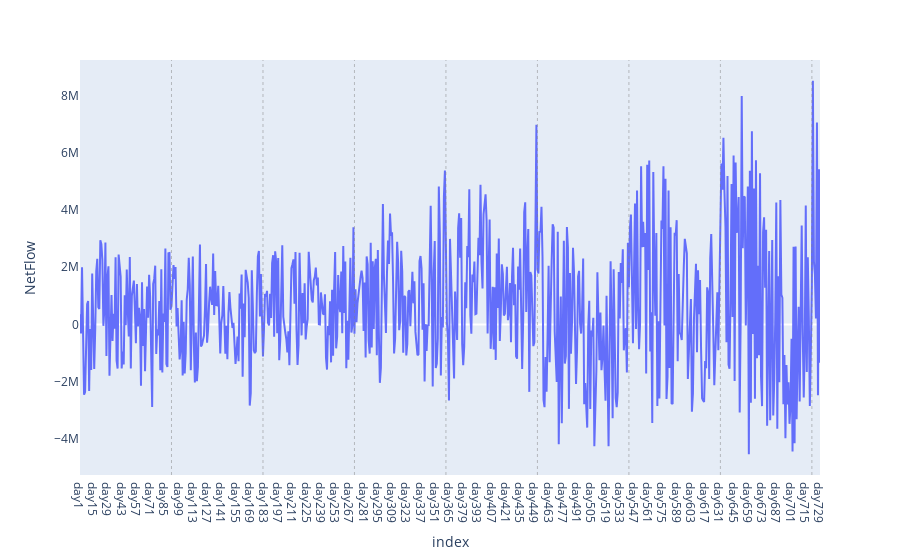
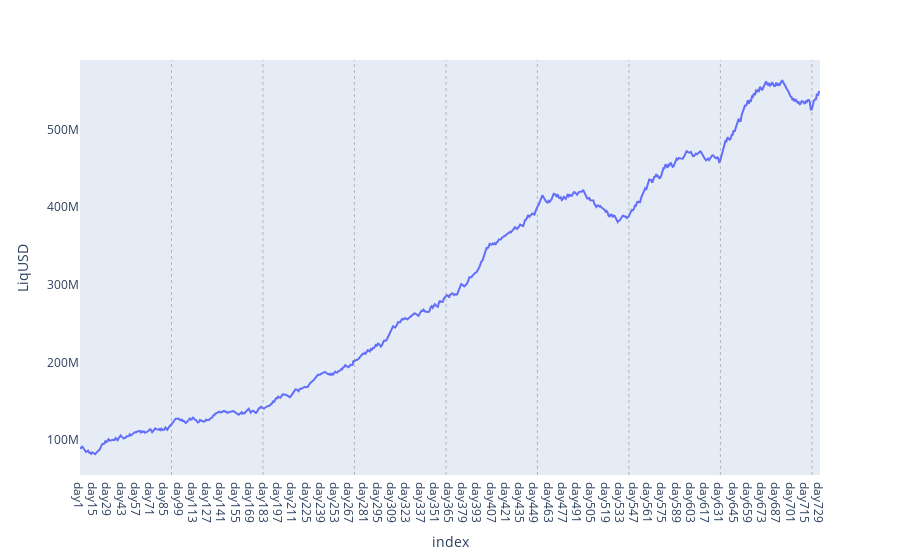
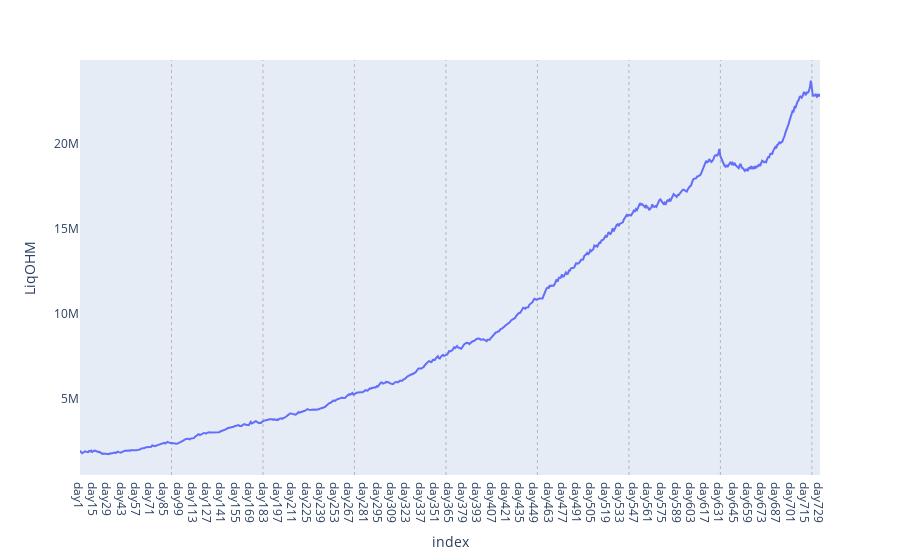
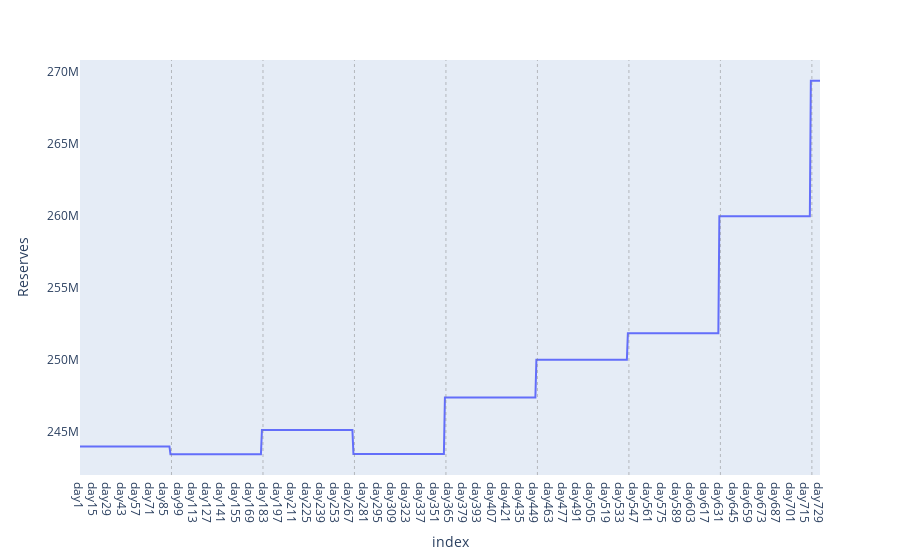

The cell these charts' notebook holds for them, in order:
### Markdown cell above
### __PLOT RESULTS__

### Code cell
#protocol variables
df = pd.DataFrame(columns = ['NetFlow', 'Price', 'Target', 'LiqUSD', 'LiqOHM', 'Reserves', 'ReservesIN', 'ReservesOUT', 'Treasury', 'Supply', 'MCap', 'FloatingSupply', 'FloatingMCap', 'LiqRatio']) 
for day, data in simulation.items():
    df.loc[day] = [data.net_flow, data.price, data.real_target, data.liq_usd, data.liq_ohm, data.reserves, data.reserves_in, data.reserves_out, data.treasury, data.supply, data.mcap, data.floating_supply, data.floating_mcap, data.liq_ratio]


for col in df.columns:
    if col not in ('Price', 'Target'):
        fig = df.plot(x=df.index, y=df[col])
        fig.layout.update(xaxis=dict(showgrid=False), yaxis=dict(showgrid=False))
        for i in range (params.short_cycle, params.horizon, params.short_cycle):
            fig.add_vline(x=i, line_width=0.5, line_dash="dot", line_color="grey")
        fig.show()

df[['Price','Target']].plot()

### Figure 1 — Plotly figure (JSON) as saved in the notebook; plotly's stock layout.template omitted (floating-point values rounded to 4 significant figures; data arrays with more than 128 entries replaced by an {"elided": "..."} marker saying what was removed)
{"data": [{"hovertemplate": "index=%{x}<br>NetFlow=%{y}<extra></extra>", "legendgroup": "", "line": {"color": "#636efa", "dash": "solid"}, "marker": {"symbol": "circle"}, "mode": "lines", "name": "", "orientation": "v", "showlegend": false, "type": "scatter", "x": {"elided": "729 str values"}, "xaxis": "x", "y": {"elided": "729 float values"}, "yaxis": "y"}], "layout": {"legend": {"tracegroupgap": 0}, "margin": {"t": 60}, "shapes": [{"line": {"color": "grey", "dash": "dot", "width": 0.5}, "type": "line", "x0": 90, "x1": 90, "xref": "x", "y0": 0, "y1": 1, "yref": "y domain"}, {"line": {"color": "grey", "dash": "dot", "width": 0.5}, "type": "line", "x0": 180, "x1": 180, "xref": "x", "y0": 0, "y1": 1, "yref": "y domain"}, {"line": {"color": "grey", "dash": "dot", "width": 0.5}, "type": "line", "x0": 270, "x1": 270, "xref": "x", "y0": 0, "y1": 1, "yref": "y domain"}, {"line": {"color": "grey", "dash": "dot", "width": 0.5}, "type": "line", "x0": 360, "x1": 360, "xref": "x", "y0": 0, "y1": 1, "yref": "y domain"}, {"line": {"color": "grey", "dash": "dot", "width": 0.5}, "type": "line", "x0": 450, "x1": 450, "xref": "x", "y0": 0, "y1": 1, "yref": "y domain"}, {"line": {"color": "grey", "dash": "dot", "width": 0.5}, "type": "line", "x0": 540, "x1": 540, "xref": "x", "y0": 0, "y1": 1, "yref": "y domain"}, {"line": {"color": "grey", "dash": "dot", "width": 0.5}, "type": "line", "x0": 630, "x1": 630, "xref": "x", "y0": 0, "y1": 1, "yref": "y domain"}, {"line": {"color": "grey", "dash": "dot", "width": 0.5}, "type": "line", "x0": 720, "x1": 720, "xref": "x", "y0": 0, "y1": 1, "yref": "y domain"}], "xaxis": {"anchor": "y", "domain": [0, 1], "showgrid": false, "title": {"text": "index"}}, "yaxis": {"anchor": "x", "domain": [0, 1], "showgrid": false, "title": {"text": "NetFlow"}}}}

### Figure 2 — Plotly figure (JSON) as saved in the notebook; plotly's stock layout.template omitted (floating-point values rounded to 4 significant figures; data arrays with more than 128 entries replaced by an {"elided": "..."} marker saying what was removed)
{"data": [{"hovertemplate": "index=%{x}<br>LiqUSD=%{y}<extra></extra>", "legendgroup": "", "line": {"color": "#636efa", "dash": "solid"}, "marker": {"symbol": "circle"}, "mode": "lines", "name": "", "orientation": "v", "showlegend": false, "type": "scatter", "x": {"elided": "729 str values"}, "xaxis": "x", "y": {"elided": "729 float values"}, "yaxis": "y"}], "layout": {"legend": {"tracegroupgap": 0}, "margin": {"t": 60}, "shapes": [{"line": {"color": "grey", "dash": "dot", "width": 0.5}, "type": "line", "x0": 90, "x1": 90, "xref": "x", "y0": 0, "y1": 1, "yref": "y domain"}, {"line": {"color": "grey", "dash": "dot", "width": 0.5}, "type": "line", "x0": 180, "x1": 180, "xref": "x", "y0": 0, "y1": 1, "yref": "y domain"}, {"line": {"color": "grey", "dash": "dot", "width": 0.5}, "type": "line", "x0": 270, "x1": 270, "xref": "x", "y0": 0, "y1": 1, "yref": "y domain"}, {"line": {"color": "grey", "dash": "dot", "width": 0.5}, "type": "line", "x0": 360, "x1": 360, "xref": "x", "y0": 0, "y1": 1, "yref": "y domain"}, {"line": {"color": "grey", "dash": "dot", "width": 0.5}, "type": "line", "x0": 450, "x1": 450, "xref": "x", "y0": 0, "y1": 1, "yref": "y domain"}, {"line": {"color": "grey", "dash": "dot", "width": 0.5}, "type": "line", "x0": 540, "x1": 540, "xref": "x", "y0": 0, "y1": 1, "yref": "y domain"}, {"line": {"color": "grey", "dash": "dot", "width": 0.5}, "type": "line", "x0": 630, "x1": 630, "xref": "x", "y0": 0, "y1": 1, "yref": "y domain"}, {"line": {"color": "grey", "dash": "dot", "width": 0.5}, "type": "line", "x0": 720, "x1": 720, "xref": "x", "y0": 0, "y1": 1, "yref": "y domain"}], "xaxis": {"anchor": "y", "domain": [0, 1], "showgrid": false, "title": {"text": "index"}}, "yaxis": {"anchor": "x", "domain": [0, 1], "showgrid": false, "title": {"text": "LiqUSD"}}}}

### Figure 3 — Plotly figure (JSON) as saved in the notebook; plotly's stock layout.template omitted (floating-point values rounded to 4 significant figures; data arrays with more than 128 entries replaced by an {"elided": "..."} marker saying what was removed)
{"data": [{"hovertemplate": "index=%{x}<br>LiqOHM=%{y}<extra></extra>", "legendgroup": "", "line": {"color": "#636efa", "dash": "solid"}, "marker": {"symbol": "circle"}, "mode": "lines", "name": "", "orientation": "v", "showlegend": false, "type": "scatter", "x": {"elided": "729 str values"}, "xaxis": "x", "y": {"elided": "729 float values"}, "yaxis": "y"}], "layout": {"legend": {"tracegroupgap": 0}, "margin": {"t": 60}, "shapes": [{"line": {"color": "grey", "dash": "dot", "width": 0.5}, "type": "line", "x0": 90, "x1": 90, "xref": "x", "y0": 0, "y1": 1, "yref": "y domain"}, {"line": {"color": "grey", "dash": "dot", "width": 0.5}, "type": "line", "x0": 180, "x1": 180, "xref": "x", "y0": 0, "y1": 1, "yref": "y domain"}, {"line": {"color": "grey", "dash": "dot", "width": 0.5}, "type": "line", "x0": 270, "x1": 270, "xref": "x", "y0": 0, "y1": 1, "yref": "y domain"}, {"line": {"color": "grey", "dash": "dot", "width": 0.5}, "type": "line", "x0": 360, "x1": 360, "xref": "x", "y0": 0, "y1": 1, "yref": "y domain"}, {"line": {"color": "grey", "dash": "dot", "width": 0.5}, "type": "line", "x0": 450, "x1": 450, "xref": "x", "y0": 0, "y1": 1, "yref": "y domain"}, {"line": {"color": "grey", "dash": "dot", "width": 0.5}, "type": "line", "x0": 540, "x1": 540, "xref": "x", "y0": 0, "y1": 1, "yref": "y domain"}, {"line": {"color": "grey", "dash": "dot", "width": 0.5}, "type": "line", "x0": 630, "x1": 630, "xref": "x", "y0": 0, "y1": 1, "yref": "y domain"}, {"line": {"color": "grey", "dash": "dot", "width": 0.5}, "type": "line", "x0": 720, "x1": 720, "xref": "x", "y0": 0, "y1": 1, "yref": "y domain"}], "xaxis": {"anchor": "y", "domain": [0, 1], "showgrid": false, "title": {"text": "index"}}, "yaxis": {"anchor": "x", "domain": [0, 1], "showgrid": false, "title": {"text": "LiqOHM"}}}}

### Figure 4 — Plotly figure (JSON) as saved in the notebook; plotly's stock layout.template omitted (floating-point values rounded to 4 significant figures; data arrays with more than 128 entries replaced by an {"elided": "..."} marker saying what was removed)
{"data": [{"hovertemplate": "index=%{x}<br>Reserves=%{y}<extra></extra>", "legendgroup": "", "line": {"color": "#636efa", "dash": "solid"}, "marker": {"symbol": "circle"}, "mode": "lines", "name": "", "orientation": "v", "showlegend": false, "type": "scatter", "x": {"elided": "729 str values"}, "xaxis": "x", "y": {"elided": "729 float values"}, "yaxis": "y"}], "layout": {"legend": {"tracegroupgap": 0}, "margin": {"t": 60}, "shapes": [{"line": {"color": "grey", "dash": "dot", "width": 0.5}, "type": "line", "x0": 90, "x1": 90, "xref": "x", "y0": 0, "y1": 1, "yref": "y domain"}, {"line": {"color": "grey", "dash": "dot", "width": 0.5}, "type": "line", "x0": 180, "x1": 180, "xref": "x", "y0": 0, "y1": 1, "yref": "y domain"}, {"line": {"color": "grey", "dash": "dot", "width": 0.5}, "type": "line", "x0": 270, "x1": 270, "xref": "x", "y0": 0, "y1": 1, "yref": "y domain"}, {"line": {"color": "grey", "dash": "dot", "width": 0.5}, "type": "line", "x0": 360, "x1": 360, "xref": "x", "y0": 0, "y1": 1, "yref": "y domain"}, {"line": {"color": "grey", "dash": "dot", "width": 0.5}, "type": "line", "x0": 450, "x1": 450, "xref": "x", "y0": 0, "y1": 1, "yref": "y domain"}, {"line": {"color": "grey", "dash": "dot", "width": 0.5}, "type": "line", "x0": 540, "x1": 540, "xref": "x", "y0": 0, "y1": 1, "yref": "y domain"}, {"line": {"color": "grey", "dash": "dot", "width": 0.5}, "type": "line", "x0": 630, "x1": 630, "xref": "x", "y0": 0, "y1": 1, "yref": "y domain"}, {"line": {"color": "grey", "dash": "dot", "width": 0.5}, "type": "line", "x0": 720, "x1": 720, "xref": "x", "y0": 0, "y1": 1, "yref": "y domain"}], "xaxis": {"anchor": "y", "domain": [0, 1], "showgrid": false, "title": {"text": "index"}}, "yaxis": {"anchor": "x", "domain": [0, 1], "showgrid": false, "title": {"text": "Reserves"}}}}
